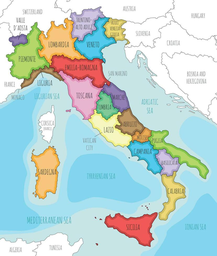
#> input picture test con ai/image.png, 217 x 256 px, shrunk from 829 x 980 before the run
$ python image_to_geojson_auto.py
#> lines starting #> are read from the running program, lines starting #| are printed output that depends on the picture; after the words box and inside, x2 and y2 are one past the last pixel; in counts of white or black regions, pixels touching at a corner belong together
#> the answer given: image.png
"""
Map to GeoJSON - Segmentazione per COLORE
Usa K-Means clustering per raggruppare pixel simili
"""

import cv2
import numpy as np
import json
from pathlib import Path
from typing import List, Dict, Tuple
from collections import defaultdict


class KMeansExtractor:
    def __init__(self, image_path: str):
#> called with image_path = 'image.png'
        self.image_path = Path(image_path)
        self.image = cv2.imread(str(self.image_path))
#> self.image is the input picture: shape (256, 217, 3); mean B, G, R 211.9, 213.7, 189.9
        if self.image is None:
            raise ValueError(f"Impossibile caricare: {image_path}")

        self.height, self.width = self.image.shape[:2]
#> self.height = 256; self.width = 217
        self.regions = []

        print(f"✅ Immagine: {self.width}x{self.height}px")
#| ✅ Immagine: 217x256px

    def segment_by_color(self, n_colors: int = 25, min_area: int = 2000):
        """Segmenta l'immagine in regioni di colore usando K-Means"""
#> called with n_colors = 25, min_area = 2000
        print(f"\n🎨 Segmentazione in {n_colors} colori...")

        # 1. Reshape immagine per K-Means
        pixels = self.image.reshape((-1, 3))
        pixels = np.float32(pixels)

        # 2. K-Means clustering
        print("   Clustering colori (può richiedere 10-20 sec)...")
        criteria = (cv2.TERM_CRITERIA_EPS + cv2.TERM_CRITERIA_MAX_ITER, 100, 0.2)
        _, labels, centers = cv2.kmeans(
            pixels,
            n_colors,
            None,
            criteria,
            10,
            cv2.KMEANS_PP_CENTERS
        )
#> centers = 25 rows, first 8: [238.1, 211.9, 131], [254.4, 254.5, 254.5], [66.76, 95.86, 125.9], [230.1, 229.2, 198.5], [78.53, 186.2, 129.6], [123.1, 202.6, 244.4], [167.3, 120.8, 134.9], [67.39, 70.13, 189.5]

        # 3. Crea immagine segmentata
        centers = np.uint8(centers)
#> centers = 25 rows, first 8: [238, 211, 130], [254, 254, 254], [66, 95, 125], [230, 229, 198], [78, 186, 129], [123, 202, 244], [167, 120, 134], [67, 70, 189]
        segmented = centers[labels.flatten()]
        segmented = segmented.reshape(self.image.shape)

        print("   ✅ Segmentazione completata")

        # 4. Per ogni colore, trova regioni connesse
        print("\n🔍 Rilevamento regioni per colore...")

        candidates = []

        for color_idx in range(n_colors):
            # Crea maschera per questo colore
            mask = (labels.flatten() == color_idx).reshape((self.height, self.width))
            mask = mask.astype(np.uint8) * 255

            # Trova contorni
            contours, _ = cv2.findContours(mask, cv2.RETR_EXTERNAL, cv2.CHAIN_APPROX_SIMPLE)

            for contour in contours:
                area = cv2.contourArea(contour)

                if area < min_area:
                    continue

                # Colore medio reale (non cluster)
                mask_single = np.zeros((self.height, self.width), dtype=np.uint8)
                cv2.drawContours(mask_single, [contour], 0, 255, -1)
                mean_color_bgr = cv2.mean(self.image, mask=mask_single)[:3]
                b, g, r = mean_color_bgr

                # FILTRI
                # Escludi acqua azzurra
                if b > 200 and g > 150 and r < 180:
                    continue

                # Escludi bianco/grigio
                if min(r, g, b) > 215:
                    continue

                # Escludi nero
                if max(r, g, b) < 50:
                    continue

                # Semplifica contorno
                epsilon = 0.001 * cv2.arcLength(contour, True)
                approx = cv2.approxPolyDP(contour, epsilon, True)
                points = [(int(p[0][0]), int(p[0][1])) for p in approx]

                # Centroide
                M = cv2.moments(contour)
                if M["m00"] != 0:
                    cx = int(M["m10"] / M["m00"])
                    cy = int(M["m01"] / M["m00"])
                else:
                    cx, cy = points[0]

                candidates.append({
                    'approx': points,
                    'area': area,
                    'centroid': (cx, cy),
                    'color': (int(r), int(g), int(b)),
                    'contour': contour
                })

                print(f"   Regione: {area:.0f}px² - RGB({int(r)},{int(g)},{int(b)})")
#> this loop made 25 passes
#> pass 1, in segment_by_color, `mask = (labels.flatten() == color_idx).reshape((self.height, self.widt..`:
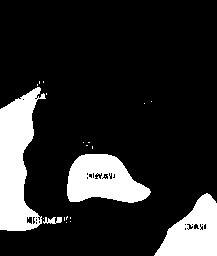
#> mask: shape (256, 217) bool; 16.8% white; 21 white regions (17 under 20 px), largest, box (x1, y1, x2, y2) and area: (0, 87, 46, 231) 3979, (67, 154, 151, 203) 2835, (154, 193, 217, 256) 2391, (43, 217, 62, 224) 88
#> pass 2, in segment_by_color, `mask = (labels.flatten() == color_idx).reshape((self.height, self.widt..`:
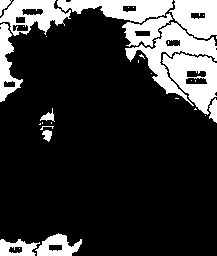
#> mask: shape (256, 217) bool; 20.2% white; 33 white regions (19 under 20 px), largest, box (x1, y1, x2, y2) and area: (125, 22, 217, 106) 2047, (162, 53, 217, 115) 1787, (57, 0, 173, 23) 1587
#> after the loop:
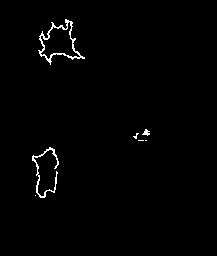
#> mask: shape (256, 217); 1.1% white in thin lines or dots, all inside (x1, y1, x2, y2) = (32, 19, 150, 198)
#> after the loop:
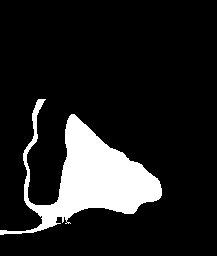
#> mask_single: shape (256, 217); 13.4% white; 1 white region, box (x1, y1, x2, y2) and area: (0, 99, 162, 235) 7419
#> after the loop, candidates = 2 items

        # 5. Ordina per area
        candidates.sort(key=lambda x: x['area'], reverse=True)

        # 6. Rimuovi sovrapposizioni
        final_regions = []

        for candidate in candidates[:30]:  # Max 30 regioni
            # Controlla sovrapposizione
            is_duplicate = False
            cx1, cy1 = candidate['centroid']

            for existing in final_regions:
                # Se centroide dentro altra regione
                result = cv2.pointPolygonTest(existing['contour'], (float(cx1), float(cy1)), False)
                if result >= 0:
                    is_duplicate = True
                    break

                # Se aree si sovrappongono > 80%
                mask1 = np.zeros((self.height, self.width), dtype=np.uint8)
                mask2 = np.zeros((self.height, self.width), dtype=np.uint8)
                cv2.drawContours(mask1, [candidate['contour']], 0, 255, -1)
                cv2.drawContours(mask2, [existing['contour']], 0, 255, -1)

                overlap = np.logical_and(mask1, mask2).sum()
                if overlap > 0.8 * min(candidate['area'], existing['area']):
                    is_duplicate = True
                    break

            if not is_duplicate:
                r, g, b = candidate['color']
                final_regions.append({
                    'id': f'region_{len(final_regions)}',
                    'pixels': candidate['approx'],
                    'area': candidate['area'],
                    'centroid': candidate['centroid'],
                    'color': f'rgb({r},{g},{b})',
                    'contour': candidate['contour']
                })
#> this loop made 2 passes
#> (cx1, cy1, r, g, b) on passes 1 to 2: (127, 159, 197, 228, 229), (50, 145, 210, 216, 196)
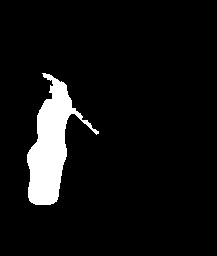
#> mask1: shape (256, 217); 6.9% white; 1 white region, box (x1, y1, x2, y2) and area: (27, 73, 99, 205) 3821
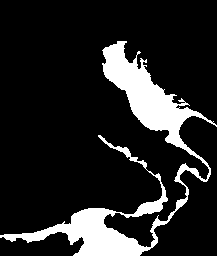
#> mask2: shape (256, 217); 14.5% white; 1 white region, box (x1, y1, x2, y2) and area: (0, 41, 217, 256) 8047
#> after the loop, final_regions = 2 items

        self.regions = final_regions
#> self.regions = 2 items
        print(f"\n✅ {len(final_regions)} regioni finali")
#| ✅ 2 regioni finali
#> the answer given: 1

        # Salva immagine segmentata per debug
        debug_path = self.image_path.with_name(self.image_path.stem + '_segmented.png')
        cv2.imwrite(str(debug_path), segmented)
        print(f"   Debug: {debug_path}")

        return final_regions

    def calibrate_italy(self):
        """Calibrazione Italia"""
        self.calibration = {
            'lat_range': (36.0, 47.5),
            'lon_range': (6.5, 18.5)
        }
        print("\n🇮🇹 Calibrazione Italia: Lat 36.0-47.5°, Lon 6.5-18.5°")

    def calibrate_manual(self):
        """Calibrazione manuale"""
        print("\n🎯 CALIBRAZIONE MANUALE")
        try:
            lat_min = float(input("Lat min [36.0]: ") or "36.0")
            lat_max = float(input("Lat max [47.5]: ") or "47.5")
            lon_min = float(input("Lon min [6.5]: ") or "6.5")
            lon_max = float(input("Lon max [18.5]: ") or "18.5")

            self.calibration = {
                'lat_range': (lat_min, lat_max),
                'lon_range': (lon_min, lon_max)
            }
            print("✅ Calibrato")
            return True
        except:
            return False

    def pixel_to_latlon(self, x: int, y: int) -> Tuple[float, float]:
        """Pixel → Lat/Lon"""
        if not hasattr(self, 'calibration'):
            return (x, y)

        lat_min, lat_max = self.calibration['lat_range']
        lon_min, lon_max = self.calibration['lon_range']

        lon = lon_min + (x / self.width) * (lon_max - lon_min)
        lat = lat_max - (y / self.height) * (lat_max - lat_min)

        return (lon, lat)

    def to_geojson(self, output_path: str = None) -> Dict:
        """Esporta GeoJSON"""
        print("\n📝 Creazione GeoJSON...")

        use_geo = hasattr(self, 'calibration')
        features = []

        for region in self.regions:
            if use_geo:
                coordinates = [list(self.pixel_to_latlon(x, y)) for x, y in region['pixels']]
            else:
                coordinates = [[x, y] for x, y in region['pixels']]

            if coordinates and coordinates[0] != coordinates[-1]:
                coordinates.append(coordinates[0])

            feature = {
                "type": "Feature",
                "properties": {
                    "id": region['id'],
                    "color": region['color'],
                    "area_pixels": region['area']
                },
                "geometry": {
                    "type": "Polygon",
                    "coordinates": [coordinates]
                }
            }
            features.append(feature)
#> this loop made 2 passes

        geojson = {
            "type": "FeatureCollection",
            "features": features
        }

        if output_path is None:
            output_path = self.image_path.with_suffix('.geojson')

        with open(output_path, 'w', encoding='utf-8') as f:
            json.dump(geojson, f, indent=2, ensure_ascii=False)

        print(f"✅ GeoJSON: {output_path} ({len(features)} regioni)")
#| ✅ GeoJSON: image.geojson (2 regioni)

        if use_geo:
            lons = [c[0] for f in features for c in f['geometry']['coordinates'][0]]
            lats = [c[1] for f in features for c in f['geometry']['coordinates'][0]]
            print(f"   Lat: {min(lats):.2f}° → {max(lats):.2f}°")
#|    Lat: 36.04° → 45.66°
            print(f"   Lon: {min(lons):.2f}° → {max(lons):.2f}°")
#|    Lon: 6.50° → 18.44°

        return geojson

    def visualize(self, save: bool = True):
        """Visualizza regioni"""
#> called with save = True
        print("\n🎨 Visualizzazione...")

        vis = self.image.copy()
        np.random.seed(42)

        for region in self.regions:
            color = tuple(np.random.randint(50, 255, 3).tolist())
            points = np.array(region['pixels'], dtype=np.int32)

            cv2.polylines(vis, [points], True, color, 3)

            cx, cy = region['centroid']
            cv2.circle(vis, (cx, cy), 8, color, -1)
            cv2.circle(vis, (cx, cy), 10, (0, 0, 0), 2)

            cv2.putText(vis, region['id'], (cx + 15, cy),
                       cv2.FONT_HERSHEY_SIMPLEX, 0.6, (255, 255, 255), 4)
            cv2.putText(vis, region['id'], (cx + 15, cy),
                       cv2.FONT_HERSHEY_SIMPLEX, 0.6, color, 2)
#> this loop made 2 passes
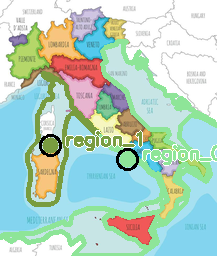
#> vis: shape (256, 217, 3); 18.38% of pixels changed, all inside (x1, y1, x2, y2) = (0, 39, 217, 256)

        if save:
            output = self.image_path.with_name(self.image_path.stem + '_regions.png')
            cv2.imwrite(str(output), vis)
            print(f"✅ Immagine: {output}")

        return vis


def main():
    print("\n🗺️  MAP TO GEOJSON - K-Means Clustering")
    print("="*60)
    print("Segmentazione intelligente per colore\n")

    image_path = input("📁 Immagine: ").strip('"')

    try:
        extractor = KMeansExtractor(image_path)

        # Segmenta per colore
        extractor.segment_by_color(
            n_colors=25,        # Numero cluster colori
            min_area=2000       # Area minima regione
        )

        if not extractor.regions:
            print("\n❌ Nessuna regione trovata!")
            print("   Prova ad aumentare n_colors o abbassare min_area")
            return

        # Calibrazione
        print("\n" + "="*60)
        mode = input("🎯 [1] Italia, [2] Manuale, [3] Skip: ").strip()

        if mode == '1':
            extractor.calibrate_italy()
        elif mode == '2':
            extractor.calibrate_manual()

        # Esporta
        extractor.to_geojson()
        extractor.visualize()

        print("\n" + "="*60)
        print("✅ COMPLETATO!")
        print("="*60)
        print("\n🌐 Testa su: http://geojson.io")

    except Exception as e:
        print(f"\n❌ Errore: {e}")
        import traceback
        traceback.print_exc()


if __name__ == "__main__":
    main()
